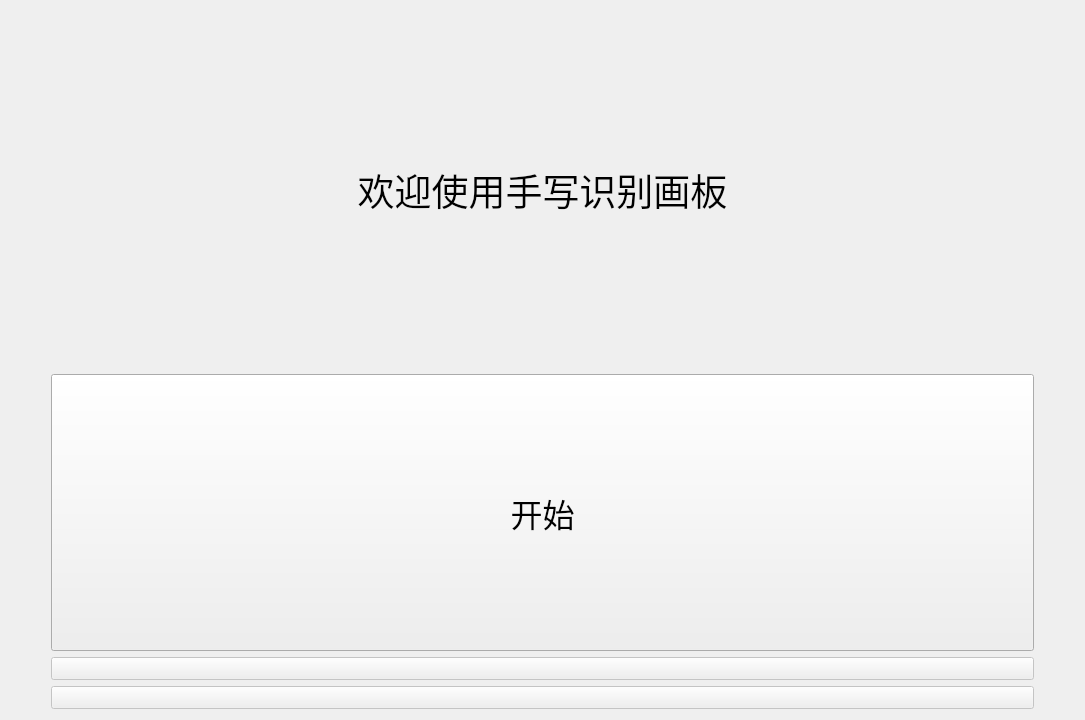
<?xml version="1.0" encoding="UTF-8"?>
<ui version="4.0">
 <class>TaskDistributionInterfaceClass</class>
 <widget class="QMainWindow" name="TaskDistributionInterfaceClass">
  <property name="geometry">
   <rect>
    <x>0</x>
    <y>0</y>
    <width>1085</width>
    <height>720</height>
   </rect>
  </property>
  <property name="windowTitle">
   <string>欢迎使用手写识别画板</string>
  </property>
  <widget class="QWidget" name="centralWidget">
   <layout class="QGridLayout" name="gridLayout_2">
    <item row="0" column="0">
     <layout class="QGridLayout" name="gridLayout">
      <item row="5" column="0">
       <layout class="QHBoxLayout" name="horizontalLayout_4">
        <item>
         <spacer name="horizontalSpacer_5">
          <property name="orientation">
           <enum>Qt::Horizontal</enum>
          </property>
          <property name="sizeType">
           <enum>QSizePolicy::Preferred</enum>
          </property>
          <property name="sizeHint" stdset="0">
           <size>
            <width>40</width>
            <height>20</height>
           </size>
          </property>
         </spacer>
        </item>
        <item>
         <widget class="QToolButton" name="toolButton_3">
          <property name="enabled">
           <bool>false</bool>
          </property>
          <property name="sizePolicy">
           <sizepolicy hsizetype="Expanding" vsizetype="Minimum">
            <horstretch>0</horstretch>
            <verstretch>0</verstretch>
           </sizepolicy>
          </property>
          <property name="font">
           <font>
            <family>微软雅黑</family>
            <pointsize>18</pointsize>
            <kerning>true</kerning>
           </font>
          </property>
          <property name="text">
           <string/>
          </property>
         </widget>
        </item>
        <item>
         <spacer name="horizontalSpacer_6">
          <property name="orientation">
           <enum>Qt::Horizontal</enum>
          </property>
          <property name="sizeType">
           <enum>QSizePolicy::Preferred</enum>
          </property>
          <property name="sizeHint" stdset="0">
           <size>
            <width>40</width>
            <height>20</height>
           </size>
          </property>
         </spacer>
        </item>
       </layout>
      </item>
      <item row="2" column="0">
       <spacer name="verticalSpacer">
        <property name="orientation">
         <enum>Qt::Vertical</enum>
        </property>
        <property name="sizeType">
         <enum>QSizePolicy::Minimum</enum>
        </property>
        <property name="sizeHint" stdset="0">
         <size>
          <width>20</width>
          <height>40</height>
         </size>
        </property>
       </spacer>
      </item>
      <item row="1" column="0">
       <layout class="QHBoxLayout" name="horizontalLayout">
        <item>
         <widget class="QLabel" name="label">
          <property name="sizePolicy">
           <sizepolicy hsizetype="Expanding" vsizetype="Expanding">
            <horstretch>0</horstretch>
            <verstretch>0</verstretch>
           </sizepolicy>
          </property>
          <property name="font">
           <font>
            <family>微软雅黑</family>
            <pointsize>28</pointsize>
            <kerning>true</kerning>
           </font>
          </property>
          <property name="text">
           <string>欢迎使用手写识别画板</string>
          </property>
          <property name="alignment">
           <set>Qt::AlignCenter</set>
          </property>
         </widget>
        </item>
       </layout>
      </item>
      <item row="4" column="0">
       <layout class="QHBoxLayout" name="horizontalLayout_3">
        <item>
         <spacer name="horizontalSpacer_3">
          <property name="orientation">
           <enum>Qt::Horizontal</enum>
          </property>
          <property name="sizeType">
           <enum>QSizePolicy::Preferred</enum>
          </property>
          <property name="sizeHint" stdset="0">
           <size>
            <width>40</width>
            <height>20</height>
           </size>
          </property>
         </spacer>
        </item>
        <item>
         <widget class="QToolButton" name="toolButton_2">
          <property name="enabled">
           <bool>false</bool>
          </property>
          <property name="sizePolicy">
           <sizepolicy hsizetype="Expanding" vsizetype="Minimum">
            <horstretch>0</horstretch>
            <verstretch>0</verstretch>
           </sizepolicy>
          </property>
          <property name="font">
           <font>
            <family>微软雅黑</family>
            <pointsize>18</pointsize>
            <kerning>true</kerning>
           </font>
          </property>
          <property name="text">
           <string/>
          </property>
         </widget>
        </item>
        <item>
         <spacer name="horizontalSpacer_4">
          <property name="orientation">
           <enum>Qt::Horizontal</enum>
          </property>
          <property name="sizeType">
           <enum>QSizePolicy::Preferred</enum>
          </property>
          <property name="sizeHint" stdset="0">
           <size>
            <width>40</width>
            <height>20</height>
           </size>
          </property>
         </spacer>
        </item>
       </layout>
      </item>
      <item row="3" column="0">
       <layout class="QHBoxLayout" name="horizontalLayout_2">
        <item>
         <spacer name="horizontalSpacer_2">
          <property name="orientation">
           <enum>Qt::Horizontal</enum>
          </property>
          <property name="sizeType">
           <enum>QSizePolicy::Preferred</enum>
          </property>
          <property name="sizeHint" stdset="0">
           <size>
            <width>40</width>
            <height>20</height>
           </size>
          </property>
         </spacer>
        </item>
        <item>
         <widget class="QToolButton" name="toolButton">
          <property name="sizePolicy">
           <sizepolicy hsizetype="Expanding" vsizetype="Expanding">
            <horstretch>0</horstretch>
            <verstretch>0</verstretch>
           </sizepolicy>
          </property>
          <property name="font">
           <font>
            <family>微软雅黑</family>
            <pointsize>24</pointsize>
            <kerning>true</kerning>
           </font>
          </property>
          <property name="text">
           <string>开始</string>
          </property>
         </widget>
        </item>
        <item>
         <spacer name="horizontalSpacer">
          <property name="orientation">
           <enum>Qt::Horizontal</enum>
          </property>
          <property name="sizeType">
           <enum>QSizePolicy::Preferred</enum>
          </property>
          <property name="sizeHint" stdset="0">
           <size>
            <width>40</width>
            <height>20</height>
           </size>
          </property>
         </spacer>
        </item>
       </layout>
      </item>
      <item row="0" column="0">
       <spacer name="verticalSpacer_2">
        <property name="orientation">
         <enum>Qt::Vertical</enum>
        </property>
        <property name="sizeType">
         <enum>QSizePolicy::Minimum</enum>
        </property>
        <property name="sizeHint" stdset="0">
         <size>
          <width>20</width>
          <height>40</height>
         </size>
        </property>
       </spacer>
      </item>
     </layout>
    </item>
   </layout>
  </widget>
 </widget>
 <layoutdefault spacing="6" margin="11"/>
 <resources>
  <include location="TaskDistributionInterface.qrc"/>
 </resources>
 <connections>
  <connection>
   <sender>toolButton</sender>
   <signal>clicked(bool)</signal>
   <receiver>TaskDistributionInterfaceClass</receiver>
   <slot>openDrawingBoard()</slot>
   <hints>
    <hint type="sourcelabel">
     <x>981</x>
     <y>439</y>
    </hint>
    <hint type="destinationlabel">
     <x>1070</x>
     <y>408</y>
    </hint>
   </hints>
  </connection>
 </connections>
 <slots>
  <slot>openDrawingBoard()</slot>
 </slots>
</ui>
